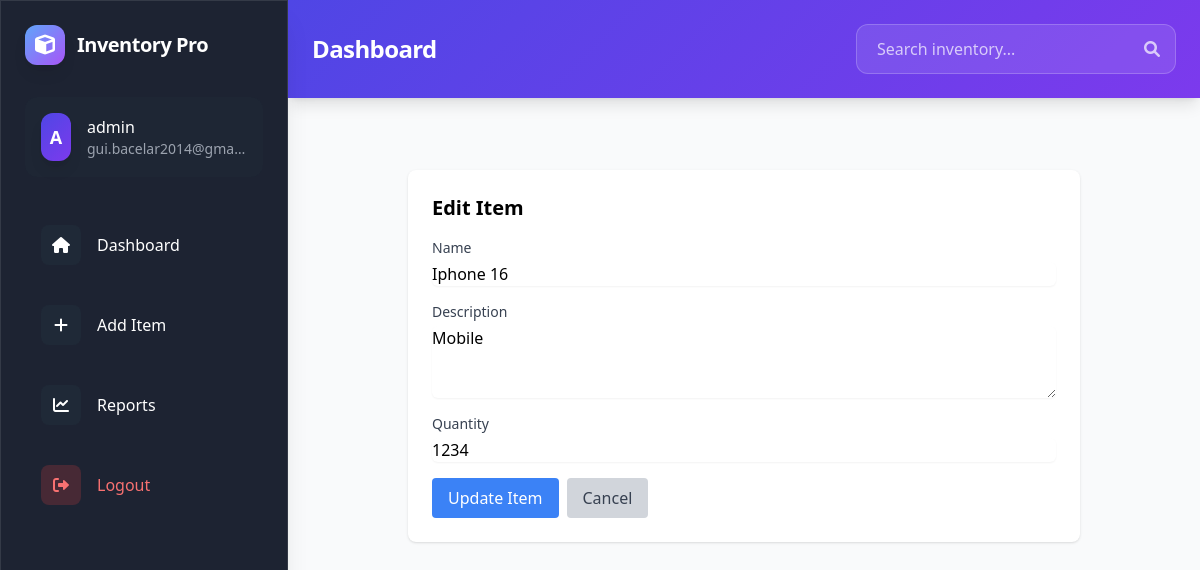
Page /edit/1 (signed in) on the committed database.
### app/models/user.py (models this page shows, shortened)
class User(UserMixin, db.Model):
    id = db.Column(db.Integer, primary_key=True)
    username = db.Column(db.String(80), unique=True, nullable=False)
    email = db.Column(db.String(120), unique=True, nullable=False)
    password_hash = db.Column(db.String(120), nullable=False)
    items = db.relationship('Item', backref='owner', lazy=True)

### app/models/item.py (models this page shows)
class Item(db.Model):
    id = db.Column(db.Integer, primary_key=True)
    name = db.Column(db.String(100), nullable=False)
    description = db.Column(db.Text, nullable=True)
    quantity = db.Column(db.Integer, default=0)
    user_id = db.Column(db.Integer, db.ForeignKey('user.id'), nullable=False)

### app/controllers/inventory_controller.py (the view, shortened to what this page needs)
@inventory.route('/edit/<int:id>', methods=['GET', 'POST'])
@login_required
def edit(id):
    item = Item.query.get_or_404(id)
    if item.user_id != current_user.id:
        flash('Acesso negado!', 'error')
        return redirect(url_for('inventory.index'))
    return render_template('edit.html', item=item)

### app/__init__.py (called while the page is built)
def create_app():
    app = Flask(__name__)
    app.config.from_object(Config)
    db.init_app(app)
    login_manager.init_app(app)
    from app.models.user import User
    from app.views.auth import auth as auth_blueprint
    from app.controllers.inventory_controller import inventory as inventory_blueprint
    from app.controllers.reports_controller import reports as reports_blueprint
    app.register_blueprint(auth_blueprint)
    app.register_blueprint(inventory_blueprint)
    app.register_blueprint(reports_blueprint)
    @login_manager.user_loader
    def load_user(user_id):
        return User.query.get(int(user_id))
    return app

### app/templates/edit.html
{% extends "base.html" %}
{% block content %}
<div class="max-w-2xl mx-auto">
    <div class="bg-white rounded-lg shadow p-6">
        <h2 class="text-xl font-bold mb-4">Edit Item</h2>
        <form method="POST">
            <div class="space-y-4">
                <div>
                    <label class="block text-sm font-medium text-gray-700">Name</label>
                    <input type="text" name="name" required value="{{ item.name }}"
                        class="mt-1 block w-full rounded-md border-gray-300 shadow-sm focus:border-blue-500 focus:ring-blue-500"
                        placeholder="Enter item name">
                </div>
                <div>
                    <label class="block text-sm font-medium text-gray-700">Description</label>
                    <textarea name="description" rows="3"
                        class="mt-1 block w-full rounded-md border-gray-300 shadow-sm focus:border-blue-500 focus:ring-blue-500"
                        placeholder="Enter description">{{ item.description }}</textarea>
                </div>
                <div>
                    <label class="block text-sm font-medium text-gray-700">Quantity</label>
                    <input type="number" name="quantity" required value="{{ item.quantity }}"
                        class="mt-1 block w-full rounded-md border-gray-300 shadow-sm focus:border-blue-500 focus:ring-blue-500">
                </div>
                <div class="flex gap-2">
                    <button type="submit" class="bg-blue-500 hover:bg-blue-600 text-white px-4 py-2 rounded">
                        Update Item
                    </button>
                    <a href="{{ url_for('inventory.index') }}" class="bg-gray-300 hover:bg-gray-400 text-gray-700 px-4 py-2 rounded">
                        Cancel
                    </a>
                </div>
            </div>
        </form>
    </div>
</div>
{% endblock %}

### app/templates/base.html (shortened to what this page needs)
<!DOCTYPE html>
<html lang="pt-BR">
<head>
    <link rel="stylesheet" href="{{ url_for('static', filename='css/style.css') }}">
    <link rel="stylesheet" href="{{ url_for('static', filename='js/main.js') }}">
    <script src="https://cdn.tailwindcss.com"></script>
    <link href="https://cdnjs.cloudflare.com/ajax/libs/font-awesome/6.0.0/css/all.min.css" rel="stylesheet">
</head>
<body class="bg-gray-50 font-sans">
    <div class="fixed left-0 top-0 h-full w-72 glass-dark text-white p-6 transform transition-transform duration-300 ease-in-out shadow-xl z-50" id="sidebar">
        <div class="flex items-center gap-3 mb-8">
            <div class="w-10 h-10 rounded-xl bg-gradient-to-br from-blue-400 to-purple-500 flex items-center justify-center shadow-lg">
                <i class="fas fa-cube text-xl"></i>
            </div>
            <h1 class="text-xl font-bold tracking-tight">Inventory Pro</h1>
        </div>
        {% if current_user.is_authenticated %}
        <div class="mb-8 p-4 rounded-xl bg-gray-800/50 hover-scale cursor-pointer">
            <div class="flex items-center gap-4">
                <div class="w-12 h-12 rounded-xl gradient-bg flex items-center justify-center text-lg font-semibold shadow-lg">
                    {{ current_user.username[0].upper() }}
                </div>
                <div>
                    <p class="font-medium">{{ current_user.username }}</p>
                    <p class="text-sm text-gray-400 truncate max-w-[160px]">{{ current_user.email }}</p>
                </div>
            </div>
        </div>
        <nav class="space-y-2">
            <a href="{{ url_for('auth.login') }}" class="flex items-center gap-4 p-4 rounded-xl hover:bg-gray-800/50 transition-all group">
                <div class="w-10 h-10 rounded-lg bg-gray-800 flex items-center justify-center group-hover:bg-indigo-500 transition-colors">
                    <i class="fas fa-home"></i>
                </div>
                <span>Dashboard</span>
            </a>
            <a href="{{ url_for('inventory.add') }}" class="flex items-center gap-4 p-4 rounded-xl hover:bg-gray-800/50 transition-all group">
                <div class="w-10 h-10 rounded-lg bg-gray-800 flex items-center justify-center group-hover:bg-green-500 transition-colors">
                    <i class="fas fa-plus"></i>
                </div>
                <span>Add Item</span>
            </a>
            <a href="{{ url_for('reports.record_sale') }}" class="flex items-center gap-4 p-4 rounded-xl hover:bg-gray-800/50 transition-all group">
                <div class="w-10 h-10 rounded-lg bg-gray-800 flex items-center justify-center group-hover:bg-blue-500 transition-colors">
                    <i class="fas fa-chart-line"></i>
                </div>
                <span>Reports</span>
            </a>
            <a href="{{ url_for('auth.logout') }}" class="flex items-center gap-4 p-4 rounded-xl hover:bg-red-500/20 text-red-400 hover:text-red-300 transition-all mt-8 group">
                <div class="w-10 h-10 rounded-lg bg-red-500/20 flex items-center justify-center group-hover:bg-red-500 transition-colors">
                    <i class="fas fa-sign-out-alt"></i>
                </div>
                <span>Logout</span>
            </a>
        </nav>
        {% endif %}
    </div>
    <div class="ml-72 min-h-screen">
        <div class="sticky top-0 z-40">
            <div class="gradient-bg text-white p-6 shadow-lg">
                <div class="container mx-auto flex justify-between items-center">
                    <h2 class="text-2xl font-bold tracking-tight">{% block page_title %}Dashboard{% endblock %}</h2>
                    {% if current_user.is_authenticated %}
                    <div class="flex items-center gap-6">
                        <div class="relative">
                            <input type="text"
                                   placeholder="Search inventory..."
                                   class="w-80 px-5 py-3 rounded-xl bg-white/10 border border-white/20 focus:outline-none focus:ring-2 focus:ring-white/30 placeholder-white/70 transition-all"
                            >
                            <i class="fas fa-search absolute right-4 top-1/2 transform -translate-y-1/2 text-white/70"></i>
                        </div>
                    </div>
                    {% endif %}
                </div>
            </div>
        </div>
        <div class="container mx-auto p-6">
        </div>
        <div class="container mx-auto p-6">
            {% block content %}{% endblock %}
        </div>
    </div>
</body>
</html>

### app/static/css/style.css (style rules this page uses)
.glass-dark { background: rgba(17, 24, 39, 0.95); backdrop-filter: blur(10px); border: 1px solid rgba(255, 255, 255, 0.1); }
.gradient-bg { background: linear-gradient(135deg, #4f46e5 0%, #7c3aed 100%); }
.hover-scale { transition: all 0.2s cubic-bezier(0.4, 0, 0.2, 1); }

### rows in the picture
User: username "A", username "admin", email "gui.bacelar2014@gma…"
Item: name "Iphone 16", description "Mobile", quantity "1234"
